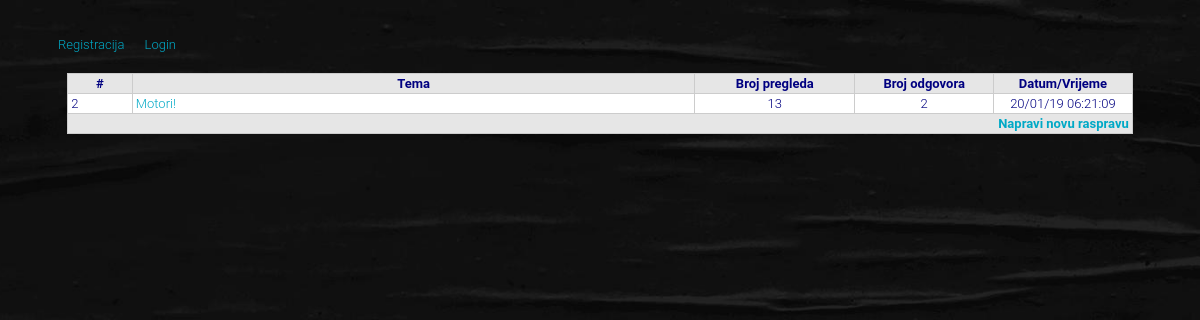
Screenshot of /main_forum.php with the database file from the repository.
### tables this page shows
CREATE TABLE `fquestions` (
  `id` int(4) NOT NULL,
  `topic` varchar(255) NOT NULL DEFAULT '',
  `detail` longtext NOT NULL,
  `name` varchar(65) NOT NULL DEFAULT '',
  `email` varchar(65) NOT NULL DEFAULT '',
  `datetime` varchar(25) NOT NULL DEFAULT '',
  `view` int(4) NOT NULL DEFAULT '0',
  `reply` int(4) NOT NULL DEFAULT '0'
);

### main_forum.php (the view, shortened to what this page needs)
<?php
$host="localhost";
$username="root";
$password="";
$tbl_name="fquestions";
$connection = mysqli_connect("$host", "$username", "$password");
$sql="SELECT * FROM $tbl_name ORDER BY id DESC";
$result=mysqli_query($connection, $sql);
?>
<!DOCTYPE html>
<html lang="en" dir="ltr">
  <head>
    <link rel="stylesheet" href="/assets/forum.css">
  </head>
  <body>
    <header>
      <nav>
        <ul>
          <?php
          if ($_SESSION == true) {
            echo "<li><a href='index.php'>Početna stranica</a></li>";
            echo "<li>Ulogiran si kao: ".$_SESSION["username"]."</li>";
            echo "<li><a href='logout.php'>Odjava</a></li>";
            echo "<li><a href='main_forum.php'>Forum</a></li>";
          }
          else{
                  echo "<li><a href='registracija.php'>Registracija</a></li>";
                  echo "<li><a href='login.php'>Login</a></li>";
                }
          ?>
        </ul>
      </nav>
    <header>
    <table width="90%" border="0" align="center" cellpadding="3" cellspacing="1" bgcolor="#CCCCCC">
      <tr>
        <td width="6%" align="center" bgcolor="#E6E6E6"><strong>#</strong></td>
        <td width="53%" align="center" bgcolor="#E6E6E6"><strong>Tema</strong></td>
        <td width="15%" align="center" bgcolor="#E6E6E6"><strong>Broj pregleda</strong></td>
        <td width="13%" align="center" bgcolor="#E6E6E6"><strong>Broj odgovora</strong></td>
        <td width="13%" align="center" bgcolor="#E6E6E6"><strong>Datum/Vrijeme</strong></td>
      </tr>
      <?php
      while($rows = mysqli_fetch_array($result)){
      ?>
      <tr>
        <td bgcolor="#FFFFFF"><?php echo $rows['id']; ?></td>
        <td bgcolor="#FFFFFF"><a href="view_topic.php?id=<?php echo $rows['id']; ?>"><?php echo $rows['topic']; ?></a><BR></td>
        <td align="center" bgcolor="#FFFFFF"><?php echo $rows['view']; ?></td>
        <td align="center" bgcolor="#FFFFFF"><?php echo $rows['reply']; ?></td>
        <td align="center" bgcolor="#FFFFFF"><?php echo $rows['datetime']; ?></td>
      </tr>
      <?php
      }
      ?>
      <tr>
      <td colspan="5" align="right" bgcolor="#E6E6E6"><a href="new_topic.php"><strong>Napravi novu raspravu</strong> </a></td>
      </tr>
    </table>
  </body>
</html>

### assets/forum.css (style rules this page uses)
body { color:#fff; font:300 15px/15px Roboto,Arial,Helvetica;background:url(../images/bg.jpg) right no-repeat fixed #fff;background-size: cover; -webkit-font-smoothing:antialiased; }
a { color:#00a9c6; text-decoration:none; }
.btn,a,.btn:hover,a:hover { -webkit-transition: all 0.3s ease-in-out; -moz-transition: all 0.3s ease-in-out; -ms-transition: all 0.3s ease-in-out; -o-transition: all 0.3s ease-in-out; transition: all 0.3s ease-in-out; outline: none !important; }
@media (max-width: 1200px) { body { font:300 13px/13px Roboto,Arial,Helvetica; } }
nav ul li { display: inline-block; padding: 25px 10px; }
nav { width: 100%; height: 60px; z-index: 1000; }
td { color: navy; }

### rows the page displays
fquestions: id "2", topic "Motori!", view "13", reply "2", datetime "20/01/19 06:21:09"
